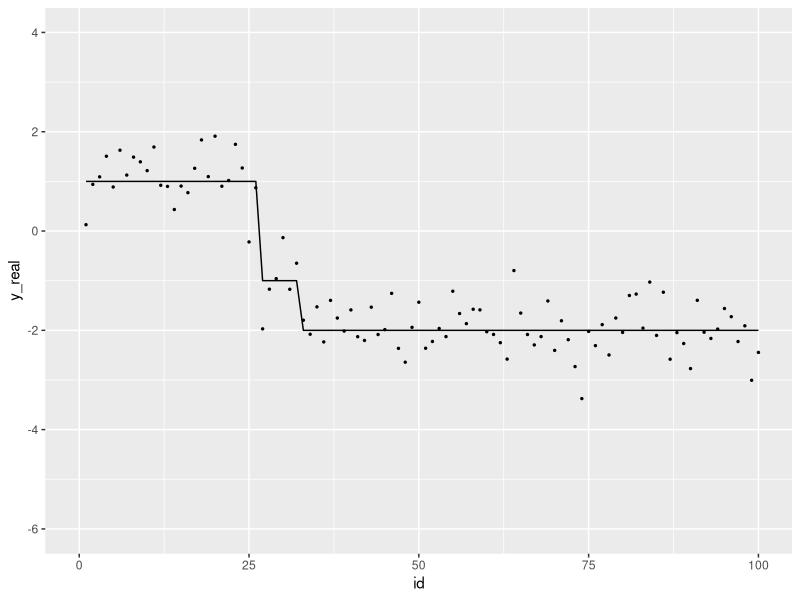
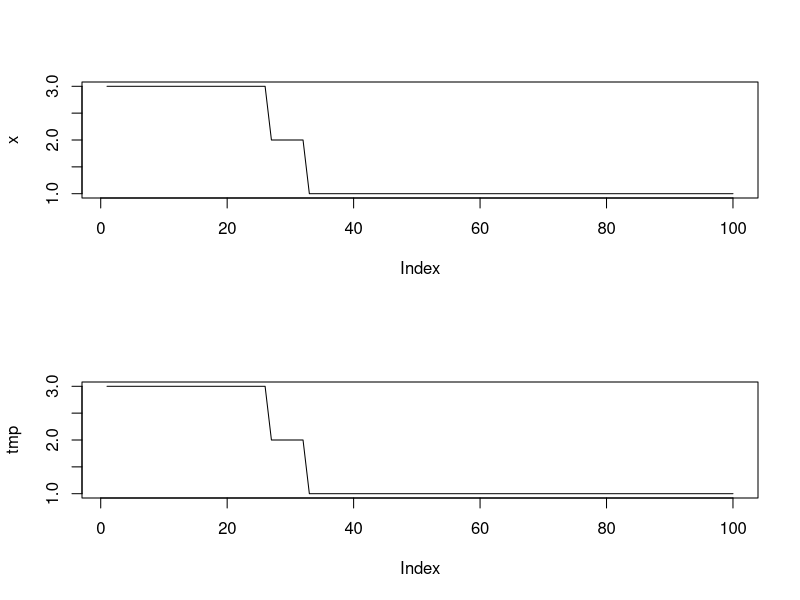
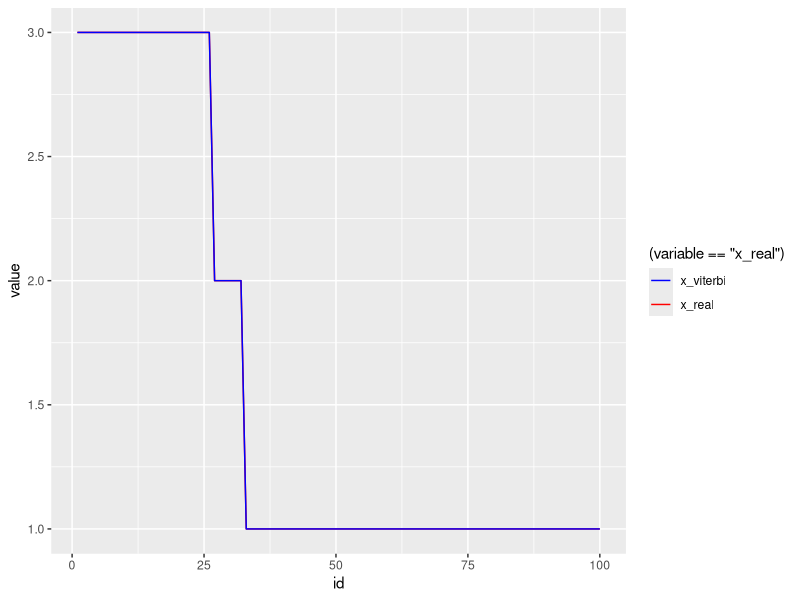

R code for these plots, in order:
## ---- chunk 1
library("ggplot2")
## ---- chunk 2
transMtx = matrix(c(0.98,0.015,0.005,
                     0.05,0.98,0.015,
                     0.015,0.005,0.98),byrow = TRUE,ncol = 3)
pi = c(0,0.95,0.05)
mu = c(-2,-1,1)
sigma = rep(0.5,3)

T = 100
N = length(mu)
M = dim(transMtx)[1]

x = rep(NA,T)
x[1] = sample(1:M,1,prob = pi)
for (i in 2:T){
  x[i] = sample(1:M,1,prob = transMtx[x[i-1],])
}

y = rep(NA,T); y_real = rep(NA,T)
for (i in 1:T){
  idx = x[i]
  y_real[i] = mu[idx]
  y[i] = rnorm(1,y_real[i],sigma[idx])
}

dat = data.frame(id = 1:T, x = x, y = y, y_real = y_real)
p <- ggplot(dat,aes(x = id, y = y_real))+
  geom_line()+
  geom_point(aes(x = id, y = y),size = 0.5)+
  xlim(0,T)+
  ylim(-6,4)
p

NumberofSegments = length(rle(x)$value)
NumberofSegments
## ---- chunk 3
## T: length of obs; N: num of obs; M: num of hidden states
## obs: T * 1
## transMtx: M * M
## emisMtx: M * N
## pi: start prob, M * 1
my_viterbi_gaussian <- function(obs,mu,sigma,transMtx,pi){
  T = length(obs)
  M = length(pi)
  N = length(mu)
  
  D = array(NA,dim=c(M,T))
  G = array(NA,dim=c(M,T))
  
  G[,1] =  log(dnorm(obs[1],mu,sigma)) + log(pi)
  

  for (j in 2:T){
    py_x = dnorm(obs[j],mu,sigma)
    for (i in 1:M){
      tmp = G[,j-1] + log(transMtx[,i]) + log(py_x[i])
      G[i,j] = max(tmp)
      D[i,j] = which.max(tmp)
    }
  }
  
  return(list("D" = D,"G" = G[,T]))
}

my_backtrace <- function(D,G_T,k){
  M = length(G_T)
  T = dim(D)[2]
  x = rep(NA,T)

  
  x[T] = which.max(G_T)

  for (t in (T-1):1){
    x[t] = D[x[t+1],t+1]
  }
  return(x)
}
## ---- chunk 4
result = my_viterbi_gaussian(y,mu,sigma,transMtx,pi)
tmp = my_backtrace(result$D,result$G)
datcomp = data.frame(id = 1:T,x_real = x,x_pred = tmp)
library(reshape2)
datm = melt(datcomp,id.vars = 1)
par(mfrow = c(2,1))
plot(x,type="l"); plot(tmp,type = "l")
p <- ggplot(datm,aes(x = id, y = value))+
  geom_line(aes(color = (variable == "x_real"), group = variable))+
  scale_color_manual(values = c("blue","red"),labels = c("x_viterbi","x_real"))
p
## ---- chunk 5
## T: length of obs; N: num of obs; M: num of hidden states
## obs: T * 1
## transMtx: M * M
## emisMtx: M * N
## pi: start prob, M * 1
my_forward_gaussian <- function(obs,mu,sigma,transMtx,pi){
  T = length(obs)
  M = length(pi)
  
  A = array(NA,dim=c(M,T))
  
  A[,1] =  dnorm(obs[1],mu,sigma) * pi
  
  for (j in 2:T){
    py_x = dnorm(obs[j],mu,sigma)
    for (i in 1:M){
      A[i,j] = sum(A[,j-1] * transMtx[,i] * py_x[i])
    }
    #A[,j] = A[,j] / sum(A[,j])
  }
  
  return(A)
}

my_backward_gaussian <- function(obs,mu,sigma,transMtx,pi){
  T = length(obs)
  M = length(pi)
  
  B = array(NA,dim=c(M,T))
  
  B[,T] = B[,T] ^ 0
  
  for (j in (T-1):1){
    py_x_p1 = dnorm(obs[j+1],mu,sigma)
    for (i in 1:M){
      B[i,j] = sum(B[,j+1] * transMtx[i,] * py_x_p1)
    }
    #B[,j] = B[,j] / sum(B[,j])
  }
  
  return(B)
  }
## ---- chunk 6
A = my_forward_gaussian(y,mu,sigma,transMtx,pi)
B = my_backward_gaussian(y,mu,sigma,transMtx,pi)
prob = A * B
## ---- chunk 7
transMtx = matrix(c(0.98,0.015,0.005,
                     0.05,0.98,0.015,
                     0.015,0.005,0.98),byrow = TRUE,ncol = 3)
pi = c(0,0.95,0.05)
mu = c(-2,-1,1)
sigma = c(0.9,0.9,0.9)

D = 20
T = 100
N = length(mu)
M = dim(transMtx)[1]

seqs = c()
for (i in 1:D){
  x = rep(NA,T)
  x[1] = sample(1:M,1,prob = pi)
  for (i in 2:T){
    x[i] = sample(1:M,1,prob = transMtx[x[i-1],])
  }

  y = rep(NA,T); y_real = rep(NA,T)
  for (i in 1:T){
    idx = x[i]
    y_real[i] = mu[idx]
    y[i] = rnorm(1,y_real[i],sigma[idx])
  }
  seqs = rbind(seqs,y)
}
#seqs 
## ---- chunk 8
my_em_gaussian_single = function(seq, M,mu,sigma,pi,transMtx){
  T = length(seq)
  ## calcualte p(x)
  PX = array(NA,dim=c(M,T))
  A = my_forward_gaussian(obs=seq,mu = mu,sigma = sigma, transMtx = transMtx, pi = pi)
  B = my_backward_gaussian(obs=seq,mu = mu,sigma = sigma, transMtx = transMtx, pi = pi)
  AB = A * B; llk = log(sum(A[,T]))
  PX = AB/exp(llk) ##P(x_n|Y)
  
  ## calculate pxx
  PXX = array(0,dim = c(M,M))
  for (k in 2:T){
    #py_x = dnorm(seq[k],mu,sigma);
    lpy_x = dnorm(seq[k],mu,sigma,log = TRUE);
    tmp = array(0,dim = c(M,M))
    
    for (j in 1:M){
      for (i in 1:M){
        tmp[i,j] = log(A[i,k-1])  + log(transMtx[i,j]) + lpy_x[j] + log(B[j,k])
      }
    }
    PXX = PXX + exp(tmp-llk)
  }
  
  return(list("PX" = PX,"PXX" = PXX,"LLK"=llk))
}

my_em_gaussian = function(seqs, M, mu_init = runif(N,min = min(seqs),max = max(seqs)),sigma_init = rep(runif(1,0,1),M)){
  T = dim(seqs)[2] ; D = dim(seqs)[1];
  pi = runif(3); pi = pi/sum(pi);
  transMtx = matrix(runif(M*M),ncol = M); transMtx = t(apply(transMtx,1,function(x) x/sum(x)))
  mu = mu_init
  sigma = sigma_init
  
  #seq = seqs
  iter = 1
  epsilon = 1e-12
  llk_pre = -100000000; llk_current = -1000000
  while(llk_current - llk_pre > epsilon){
  #while(iter<100){  
    llk_pre = llk_current
    sum_pi = rep(0,M); sum_xx2 = matrix(0,nrow = M,ncol = M); sum_x2 = rep(0,M); sum_xy1 = matrix(0,nrow = M, ncol=N); sum_x1 = rep(0,M);
    sum_xy_mean = rep(0,N); sum_xy_sq = rep(0,N)
    llk_current = 0;
    
    for (num in 1:D){
      seq = seqs[num,]
      output = my_em_gaussian_single(seq = seq,M = M,mu = mu,sigma = sigma,pi = pi,transMtx = transMtx) ####
      llk_current = llk_current + output$LLK
      
      sum_pi = sum_pi + output$PX[,1];
      sum_xx2 = sum_xx2 + output$PXX
      sum_x2 = sum_x2 + apply(output$PX[,-T],1,sum);
      
      
      sum_x1 = sum_x1 + apply(output$PX,1,sum);
      
      sum_xy_mean = sum_xy_mean + output$PX %*% matrix(seq,ncol = 1)
      sum_xy_sq = sum_xy_sq + apply(output$PX * (matrix(seq,ncol = T,nrow = M,byrow = TRUE) - matrix(mu,ncol = T,nrow = M))^2,1,sum)
    }
    
    
    pi = sum_pi/D ### update pi
    #transMtx = t(apply(sum_xx2/sum_x2,1,function(x) x/sum(x))) ## update transMtx
    transMtx = sum_xx2/sum_x2
    ## update emisMtx
    #emisMtx = t(apply(sum_xy1/sum_x1,1,function(x) x/sum(x)))
    #emisMtx = sum_xy1 / sum_x1
    ## update mu
    mu = sum_xy_mean / sum_x1
    ## update sigma
    sigma = sqrt(sum_xy_sq / sum_x1)
    iter = iter + 1
    print(paste(iter,llk_current))
    
  }
  
  return(list("pi"=pi,"transMtx"=transMtx,"mu" = mu,"sigma" = sigma,"llk"=llk_current,"iter"=iter))
}
## ---- chunk 9
set.seed(1234)
#seqs = rbind(y,y)
resultem = my_em_gaussian(seqs,3)
resultem
pi2 = resultem$pi;transMtx2 = resultem$transMtx; mu2 = resultem$mu; sigma2 = resultem$sigma;
#A2 = my_forward_gaussian(y,mu2,sigma2,transMtx2,pi2)
#A = my_forward_gaussian(y,mu,sigma,transMtx,pi)
#sum(A2[,100]);sum(A[,100])
